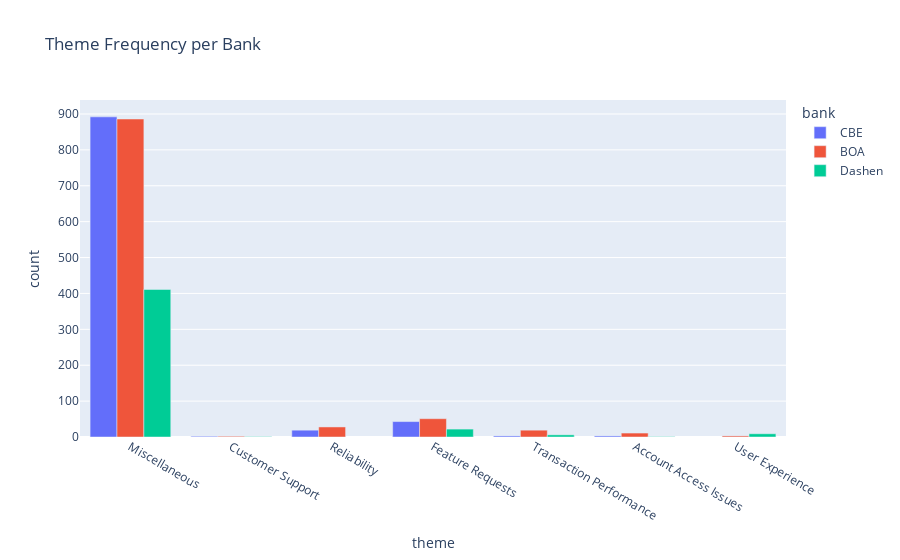

The notebook cell this image was saved under:
### Markdown cell above
## 8. 🧠 Visualize Theme Frequencies

### Code cell
import plotly.express as px

theme_data = []

for bank in df["bank"].unique():
    themes_counter = flatten_theme_lists(df[df["bank"] == bank]["themes"])
    for theme, count in themes_counter.items():
        theme_data.append({"bank": bank, "theme": theme, "count": count})

theme_df = pd.DataFrame(theme_data)

px.bar(theme_df, x="theme", y="count", color="bank", barmode="group",
       title="Theme Frequency per Bank")

### Figure 1 — Plotly figure (JSON) as saved in the notebook; plotly's stock layout.template omitted (floating-point values rounded to 4 significant figures)
{"data": [{"alignmentgroup": "True", "hovertemplate": "bank=CBE<br>theme=%{x}<br>count=%{y}<extra></extra>", "legendgroup": "CBE", "marker": {"color": "#636efa", "pattern": {"shape": ""}}, "name": "CBE", "offsetgroup": "CBE", "orientation": "v", "showlegend": true, "textposition": "auto", "type": "bar", "x": ["Miscellaneous", "Customer Support", "Reliability", "Feature Requests", "Transaction Performance", "Account Access Issues"], "xaxis": "x", "y": [892, 2, 19, 43, 3, 3], "yaxis": "y"}, {"alignmentgroup": "True", "hovertemplate": "bank=BOA<br>theme=%{x}<br>count=%{y}<extra></extra>", "legendgroup": "BOA", "marker": {"color": "#EF553B", "pattern": {"shape": ""}}, "name": "BOA", "offsetgroup": "BOA", "orientation": "v", "showlegend": true, "textposition": "auto", "type": "bar", "x": ["Feature Requests", "Miscellaneous", "Account Access Issues", "Transaction Performance", "Reliability", "Customer Support", "User Experience"], "xaxis": "x", "y": [51, 886, 11, 19, 28, 2, 3], "yaxis": "y"}, {"alignmentgroup": "True", "hovertemplate": "bank=Dashen<br>theme=%{x}<br>count=%{y}<extra></extra>", "legendgroup": "Dashen", "marker": {"color": "#00cc96", "pattern": {"shape": ""}}, "name": "Dashen", "offsetgroup": "Dashen", "orientation": "v", "showlegend": true, "textposition": "auto", "type": "bar", "x": ["Miscellaneous", "Feature Requests", "Transaction Performance", "User Experience", "Customer Support", "Account Access Issues"], "xaxis": "x", "y": [411, 22, 6, 9, 1, 1], "yaxis": "y"}], "layout": {"barmode": "group", "legend": {"title": {"text": "bank"}, "tracegroupgap": 0}, "title": {"text": "Theme Frequency per Bank"}, "xaxis": {"anchor": "y", "domain": [0, 1], "title": {"text": "theme"}}, "yaxis": {"anchor": "x", "domain": [0, 1], "title": {"text": "count"}}}}
